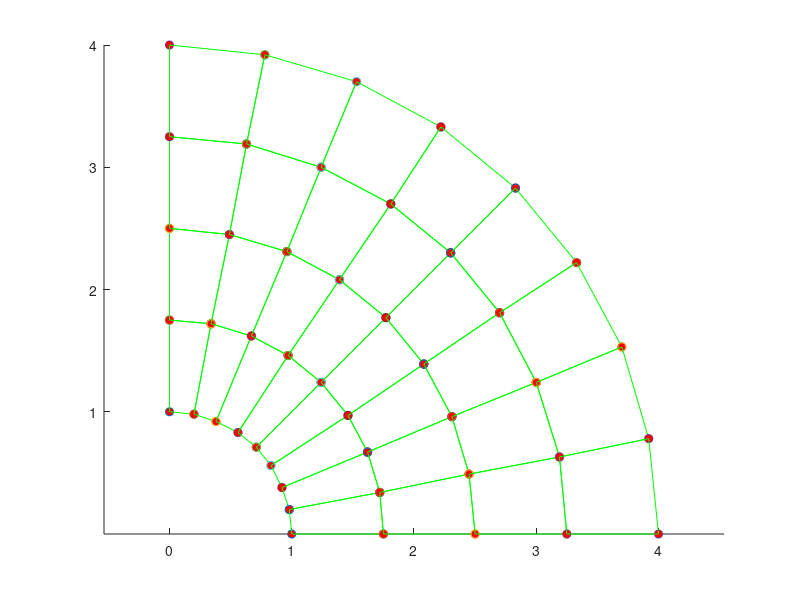
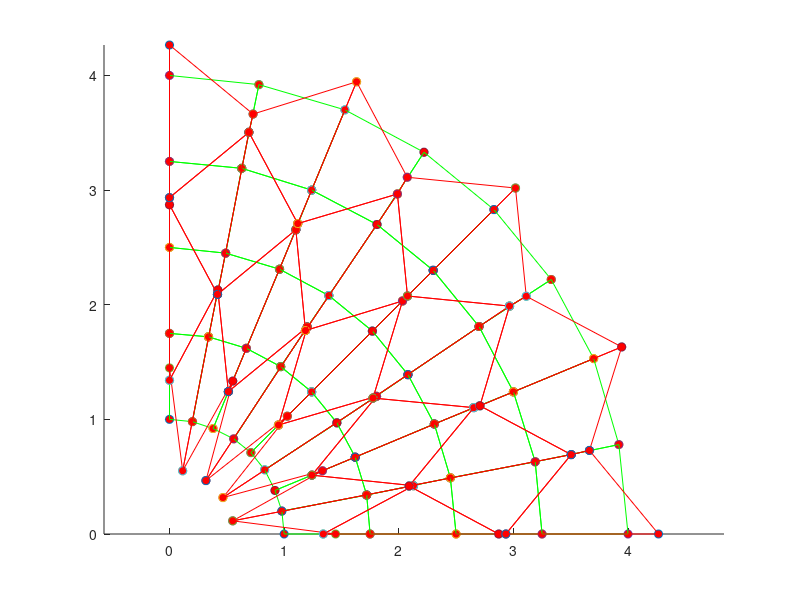
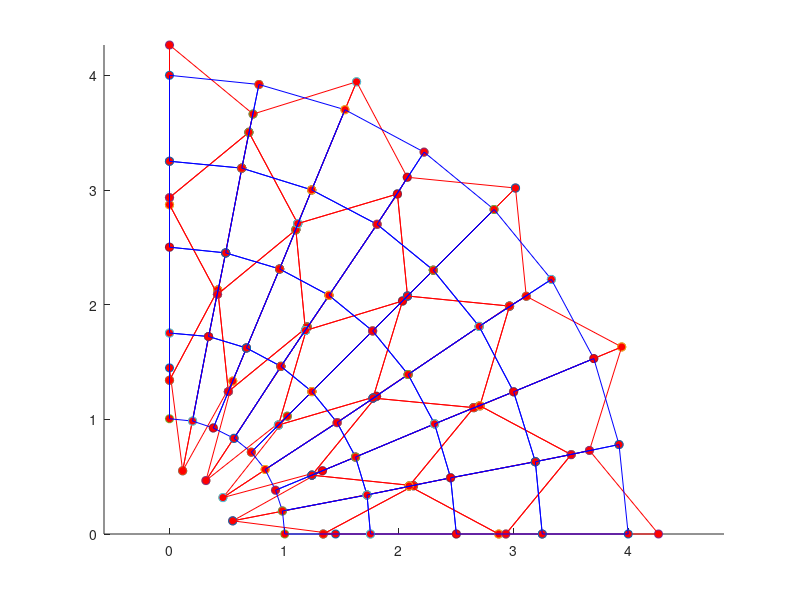

The MATLAB script that drew these images, in order:
function FEM_hourglassing_demo
%
%          Example 2D and 3D Linear elastic FEM code
%          Demonstrates hourglassing in underintegrated 2D quadrilateral
%          elements
%
%        Variables read from input file;
%        nprops              No. material parameters
%        materialprops(i)    List of material parameters
%        ncoord              No. spatial coords (2 for 2D, 3 for 3D)
%        ndof                No. degrees of freedom per node (2 for 2D, 3 for 3D)
%                            (here ndof=ncoord, but the program allows them to be different
%                            to allow extension to plate & beam elements with C^1 continuity)
%        nnode               No. nodes
%        coords(i,j)         ith coord of jth node, for i=1..ncoord; j=1..nnode
%        nelem               No. elements
%        maxnodes            Max no. nodes on any one element (used for array dimensioning)
%        nelnodes(i)         No. nodes on the ith element
%        elident(i)          An integer identifier for the ith element.  Not used
%                            in this code but could be used to switch on reduced integration,
%                            etc.
%        connect(i,j)        List of nodes on the jth element
%        nfix                Total no. prescribed displacements
%        fixnodes(i,j)       List of prescribed displacements at nodes
%                            fixnodes(1,j) Node number
%                            fixnodes(2,j) Displacement component number (1, 2 or 3)
%                            fixnodes(3,j) Value of the displacement
%        ndload              Total no. element faces subjected to tractions
%        dloads(i,j)         List of element tractions
%                            dloads(1,j) Element number
%                            dloads(2,j) face number
%                            dloads(3,j), dloads(4,j), dloads(5,j) Components of traction
%                            (assumed uniform) 
%
%  To run the program you first need to set up an input file, as described in 
%  the lecture notes.  Then change the fopen command below to point to the file.
%  Also change the fopen command in the post-processing step (near the bottom of the
%  program) to point to a suitable output file.  Then execute the file in
%  the usual fashion (e.g. hit the green arrow at the top of the MATLAB
%  editor window)
% 
%
% ==================== Read data from the input file ===========================
%
%
% YOU NEED TO CHANGE THE PATH & FILE NAME TO POINT TO YOUR INPUT FILE
%
infile=fopen('volumetric_locking_demo_linear.txt','r');


[nprops,materialprops,ncoord,ndof,nnode,coords,nelem,maxnodes,connect,nelnodes,elident,nfix,fixnodes,ndload,dloads] = read_input_file(infile);

fclose(infile);

% Plot the initial mesh as a check
close all
figure
plotmesh(coords,ncoord,nnode,connect,nelem,elident,nelnodes,'g');

%
%============================ MAIN FEM ANALYSIS PROCEDURE ========================
%
%   dofs        Nodal displacements.  Let u_i^a be ith displacement component
%               at jth node.  Then dofs contain (u_1^1, u_2^1, u_1^2, u_2^2....) for 2D
%               and (u_1^1, u_2^1, u_3^1, u_1^2, u_2^2, u_3^2....) for 3D
%
%   K           Global stiffness matrix.  Stored as (K_1111 K_1112  K_1121  K_1122...
%                                                    K_1211 K_1212  K_1221  K_1222...
%                                                    K_2111 K_2112  K_2121  K_2122...)
%               for 2D problem and similarly for 3D problem
%   r           Force vector.  Currently only includes contribution from tractions
%               acting on element faces (i.e. body forces are neglected)
%
  dofs = zeros(ndof*nnode,1);  

  K = globalstiffness(ncoord,ndof,nnode,coords,nelem,maxnodes,elident,nelnodes,connect,materialprops,dofs);

  r = globaltraction(ncoord,ndof,nnode,ndload,coords,nelnodes,elident,connect,dloads,dofs);

%
%  Fix constrained nodes.  We should really do this in a way that preserves the symmetry of K
%  but it's not worth it for the small demo problems here.
%
  for n = 1:nfix
     rw = ndof*(fixnodes(1,n)-1) + fixnodes(2,n);
     for cl = 1:ndof*nnode
        K(rw,cl) = 0;
     end
     K(rw,rw) = 1.;
     r(rw) = fixnodes(3,n);
  end
%
% Solve for the displacements
%

  dofs = K\r;

%
%================================= POST-PROCESSING =================================
%
% Create a plot of the deformed mesh
%

  defcoords = zeros(ndof,nnode); 
  scalefactor = 0.010;
  for i = 1:nnode
    for j = 1:ndof
       defcoords(j,i) = coords(j,i) + scalefactor*dofs(ndof*(i-1)+j); 
    end
  end

 figure
 plotmesh(coords,ncoord,nnode,connect,nelem,elident,nelnodes,'g');
 hold on
 plotmesh(defcoords,ncoord,nnode,connect,nelem,elident,nelnodes,'r');  
  
 figure
 
 plotmesh(defcoords,ncoord,nnode,connect,nelem,elident,nelnodes,'r'); 
 a = coords(2,1);
 b = coords(1,nnode);
 p = 1.;
 E = 2*materialprops(1)*(1+materialprops(2));
 nu = materialprops(2);
 for i =1:nnode
   x1=coords(1,i);
   x2=coords(2,i);
   r=sqrt(x1^2+x2^2);
   ur = (1+nu)*a^2*b^2*p/(E*(b^2-a^2))*(1/r+(1-2*materialprops(2))*r/b^2);
   u1 = ur*x1/(sqrt(x1^2+x2^2));
   u2 = ur*x2/(sqrt(x1^2+x2^2));
   scale = 0.01;
   defcoords(1,i) = coords(1,i) + scale*u1;
   defcoords(2,i) = coords(2,i) + scale*u2; 
 end
 
 plotmesh(defcoords,ncoord,nnode,connect,nelem,elident,nelnodes,'b'); 
 
end 

%================= Material Stiffness ==================================
%
%    Computes elasticity tensor C_{ijkl} = shear modulus and Poissons ratio
%    Currently coded either for plane strain, plane stress or general 3D.
%
function C = materialstiffness(ndof,ncoord,strain,materialprops)

   mu = materialprops(1);
   nu = materialprops(2);
   
   C = zeros(ndof,ncoord,ndof,ncoord);
   
   if (ncoord == 2)   

%  planestrain = 0 => plane stress, planestrain = 1 => plane strain
   planestrain = materialprops(3);
 
     for i = 1:2
       for j = 1:2
         for k = 1:2
           for l = 1:2
             if (planestrain==1) 
               if (i==j && k==l)
                   C(i,j,k,l) = C(i,j,k,l)+2*mu*nu/(1-2*nu);
               end
             else
               if (i==j && k==l)
                   C(i,j,k,l) = C(i,j,k,l)+2*mu*nu/(1-nu);
               end
             end
             if (i==l && k==j)
                 C(i,j,k,l) = C(i,j,k,l)+mu;
             end
             if (i==k && j==l)
                 C(i,j,k,l) = C(i,j,k,l)+mu;
             end
           end
         end
       end
     end
     
   elseif (ncoord == 3) 

     for i = 1:3 
       for j = 1:3
         for k = 1:3
           for l = 1:3
             if (i==j && k==l)
                 C(i,j,k,l)=C(i,j,k,l) + 2.*mu*nu/(1.-2.*nu);
             end
             if (i==k && j==l)
                 C(i,j,k,l)=C(i,j,k,l) + mu;
             end
             if (i==l && j==k)
                 C(i,j,k,l)=C(i,j,k,l) + mu;
             end
            end
          end
        end
      end
    end

 end
%================= Material Stress ==================================
%
%   Computes stress sigma_{ij} given strain epsilon_{ij}
%
function stress = materialstress(ndof,ncoord,strain,materialprops)

   C = materialstiffness(ndof,ncoord,strain,materialprops);
   stress = zeros(ndof,ncoord);
   for i = 1 : ndof
     for j = 1 : ncoord
        for k = 1 : ndof
          for l = 1: ncoord
            stress(i,j) = stress(i,j) + C(i,j,k,l)*strain(k,l);
          end
        end
     end
   end
  end
%
%====================== No. integration points =============================
%
%   Defines the number of integration points:be used for
%   each element type
%
function n = numberofintegrationpoints(ncoord,nelnodes,elident)
  
   if (ncoord == 1) 
     n = nelnodes;   
   elseif (ncoord == 2) 
     if (nelnodes == 3)
         n = 1;
     end
     if (nelnodes == 6)
         n = 3;
     end
     if (nelnodes == 4)
         n = 4;
     end
     if (nelnodes == 8)
         n = 9;
     end
   elseif (ncoord == 3) 
     if (nelnodes == 4)
         n = 1 ;
     end
     if (nelnodes == 10)
         n = 4;
     end
     if (nelnodes == 8)
         n = 8;
     end
     if (nelnodes == 20)
         n = 27;
     end
   end
end
%
%====================== No. reduced integration points =============================
%
%   Defines the number of integration points to be used for
%   each element type
%
function n = numberofreducedintegrationpoints(ncoord,nelnodes,elident)
  
   if (ncoord == 1) 
     n = nelnodes;   
   elseif (ncoord == 2) 
     if (nelnodes == 3)
         n = 1;
     end
     if (nelnodes == 6)
         n = 3;
     end
     if (nelnodes == 4)
         n = 1;
     end
     if (nelnodes == 8)
         n = 4;
     end
   elseif (ncoord == 3) 
     if (nelnodes == 4)
         n = 1 ;
     end
     if (nelnodes == 10)
         n = 4;
     end
     if (nelnodes == 8)
         n = 1;
     end
     if (nelnodes == 20)
         n = 8;
     end
   end
end   

%
%====================== INTEGRATION POINTS ==================================
%
%   Defines positions of integration points
%
function xi = integrationpoints(ncoord,nelnodes,npoints,elident)

   xi = zeros(ncoord,npoints);
%
%  1D elements
%
   if (ncoord == 1) 
     if (npoints==1) 
       xi(1,1) = 0.;
     elseif (npoints == 2) 
       xi(1,1) = -0.5773502692;
       xi(1,2) = -xi(1,1);
     elseif (npoints == 3) 
       xi(1,1) = -0.7745966692;
       xi(1,2) = 0.0;
       xi(1,3) = -xi(1,1);
     end
%
%  2D elements
%
   elseif (ncoord == 2) 
%
%    Triangular element
%
     if ( nelnodes == 3 || nelnodes == 6 ) 
       if (npoints == 1) 
         xi(1,1) = 1./3.;
         xi(2,1) = 1./3.;
       elseif (npoints == 3) 
         xi(1,1) = 0.6;
         xi(2,1) = 0.2;
         xi(1,2) = 0.2;
         xi(2,2) = 0.6;
         xi(1,3) = 0.2;
         xi(2,3) = 0.2;
       elseif (npoints == 4) 
         xi(1,1) = 1./3.;
         xi(2,1) = 1./3.;
         xi(1,2) = 0.6;
         xi(2,2) = 0.2;
         xi(1,3) = 0.2;
         xi(2,3) = 0.6;
         xi(1,4) = 0.2;
         xi(2,4) = 0.2;
       end
%
%    Rectangular element
%                  
     elseif ( nelnodes==4 || nelnodes==8 ) 

       if (npoints == 1) 
         xi(1,1) = 0.;
         xi(2,1) = 0.;
       elseif (npoints == 4) 
         xi(1,1) = -0.5773502692;
         xi(2,1) = xi(1,1);
         xi(1,2) = -xi(1,1);
         xi(2,2) = xi(1,1);
         xi(1,3) = xi(1,1);
         xi(2,3) = -xi(1,1);
         xi(1,4) = -xi(1,1);
         xi(2,4) = -xi(1,1);
       elseif (npoints == 9) 
         xi(1,1) = -0.7745966692;
         xi(2,1) = xi(1,1);
         xi(1,2) = 0.0;
         xi(2,2) = xi(1,1);
         xi(1,3) = -xi(1,1);
         xi(2,3) = xi(1,1);
         xi(1,4) = xi(1,1);
         xi(2,4) = 0.0;
         xi(1,5) = 0.0;
         xi(2,5) = 0.0;
         xi(1,6) = -xi(1,1);
         xi(2,6) = 0.0;
         xi(1,7) = xi(1,1);
         xi(2,7) = -xi(1,1);
         xi(1,8) = 0.;
         xi(2,8) = -xi(1,1);
         xi(1,9) = -xi(1,1);
         xi(2,9) = -xi(1,1);
       end
     end
%
%   3D elements
%
   elseif (ncoord == 3) 
%
%  3D elements
%
     if (nelnodes == 4 || nelnodes==10 ) 
       if (npoints == 1) 
         xi(1,1) = 0.25;
         xi(2,1) = 0.25;
         xi(3,1) = 0.25;
       elseif (npoints == 4) 
         xi(1,1) = 0.58541020;
         xi(2,1) = 0.13819660;
         xi(3,1) = xi(2,1);
         xi(1,2) = xi(2,1);
         xi(2,2) = xi(1,1);
         xi(3,2) = xi(2,1);
         xi(1,3) = xi(2,1);
         xi(2,3) = xi(2,1);
         xi(3,3) = xi(1,1);
         xi(1,4) = xi(2,1);
         xi(2,4) = xi(2,1);
         xi(3,4) = xi(2,1);
       end
     elseif ( nelnodes==8 || nelnodes==20 ) 
       if (npoints == 1) 
         xi(1,1) = 0.;
         xi(2,1) = 0.;
         xi(3,1) = 0.;
       elseif (npoints == 8) 
         x1D = [-0.5773502692,0.5773502692];
         for k = 1:2
           for j = 1:2 
             for i = 1:2
               n = 4*(k-1) + 2*(j-1) + i;
               xi(1,n) = x1D(i);
               xi(2,n) = x1D(j);
               xi(3,n) = x1D(k);
             end
           end
         end
       elseif (npoints == 27) 
         x1D = [-0.7745966692,0.,0.7745966692];
         for k = 1:3
           for j = 1:3
             for i = 1:3
               n = 9*(k-1) + 3*(j-1) + i;
               xi(1,n) = x1D(i);
               xi(2,n) = x1D(j);
               xi(3,n) = x1D(k);
             end
           end
         end
       end
     end
   end
end

%
%================= INTEGRATION WEIGHTS ==================================
%
%   Defines integration weights w_i
%
function w = integrationweights(ncoord,nelnodes,npoints,elident)

   w = zeros(npoints,1);

%
%  1D elements
%
   if (ncoord == 1) 
     if (npoints == 1)
       w(1) = 2.;
     elseif (npoints == 2) 
       w = [1.,1.];
     elseif (npoints == 3) 
       w = [0.555555555,0.888888888,0.555555555];
     end
%
%  2D elements
%
   elseif (ncoord == 2) 
%
%    Triangular element
%
     if ( nelnodes == 3 || nelnodes == 6 ) 
       if (npoints == 1) 
         w(1) = 0.5;
       elseif (npoints == 3) 
         w(1) = 1./6.;
         w(2) = 1./6.;
         w(3) = 1./6.;
       elseif (npoints == 4) 
         w = [-27./96.,25./96.,25/96.,25/96.];
       end
%
%    Rectangular element
%                  
     elseif ( nelnodes==4 || nelnodes==8 ) 

       if (npoints == 1) 
         w(1) = 4.;
       elseif (npoints == 4) 
         w = [1.,1.,1.,1.];
       elseif (npoints == 9 ) 
         w1D = [0.555555555,0.888888888,0.55555555555];
         for j = 1:3
           for i = 1:3
             n = 3*(j-1)+i;
             w(n) = w1D(i)*w1D(j);
           end
         end    
       end
     end 

   elseif (ncoord == 3) 
%
%  3D elements
%
     if (nelnodes == 4 || nelnodes==10 ) 
       if (npoints == 1) 
         w(1) = 1./6.;
       elseif (npoints == 4) 
         w = [1./24.,1./24.,1./24.,1./24.];
       end
     elseif ( nelnodes==8 || nelnodes==20 ) 
       if (npoints == 1) 
         w(1) = 8.;
       elseif (npoints == 8) 
         w = [1.,1.,1.,1.,1.,1.,1.,1.];
       elseif (npoints == 27) 
         w1D = [0.555555555,0.888888888,0.55555555555];
         for k = 1:3
           for j = 1:3
             for i = 1:3
               n = 9*(k-1)+3*(j-1)+i;
               w(n) = w1D(i)*w1D(j)*w1D(k);
             end
           end    
         end
       end
     end
   end
end

%
%================= SHAPE FUNCTIONS ==================================
%
%        Calculates shape functions for various element types
%
function N = shapefunctions(nelnodes,ncoord,elident,xi)
 

   N = zeros(nelnodes,1);
%
%  1D elements
%
  if (ncoord == 1) 
    if (nelnodes==2) 
      N(1) = 0.5*(1.+xi(1));
      N(2) = 0.5*(1.-xi(1));
    elseif (nelnodes == 3) 
      N(1) = -0.5*xi(1)*(1.-xi(1));
      N(2) =  0.5*xi(1)*(1.+xi(1));
      N(3) = (1.-xi(1))*(1.+xi(1));
    end
%
%  2D elements
%
   elseif (ncoord == 2) 
%
%    Triangular element
%
     if ( nelnodes == 3 ) 
       N(1) = xi(1);
       N(2) = xi(2);
       N(3) = 1.-xi(1)-xi(2);               
     elseif ( nelnodes == 6 ) 
       xi3 = 1.-xi(1)-xi(2);
       N(1) = (2.*xi(1)-1.)*xi(1);
       N(2) = (2.*xi(2)-1.)*xi(2);
       N(3) = (2.*xi3-1.)*xi3;
       N(4) = 4.*xi(1)*xi(2);
       N(5) = 4.*xi(2)*xi3;
       N(6) = 4.*xi3*xi(1);
%
%    Rectangular element
%                  
     elseif ( nelnodes == 4 ) 
       N(1) = 0.25*(1.-xi(1))*(1.-xi(2));
       N(2) = 0.25*(1.+xi(1))*(1.-xi(2));
       N(3) = 0.25*(1.+xi(1))*(1.+xi(2));
       N(4) = 0.25*(1.-xi(1))*(1.+xi(2));
     elseif (nelnodes == 8) 
       N(1) = -0.25*(1.-xi(1))*(1.-xi(2))*(1.+xi(1)+xi(2));
       N(2) = 0.25*(1.+xi(1))*(1.-xi(2))*(xi(1)-xi(2)-1.);
       N(3) = 0.25*(1.+xi(1))*(1.+xi(2))*(xi(1)+xi(2)-1.);
       N(4) = 0.25*(1.-xi(1))*(1.+xi(2))*(xi(2)-xi(1)-1.);
       N(5) = 0.5*(1.-xi(1)*xi(1))*(1.-xi(2));
       N(6) = 0.5*(1.+xi(1))*(1.-xi(2)*xi(2));
       N(7) = 0.5*(1.-xi(1)*xi(1))*(1.+xi(2));
       N(8) = 0.5*(1.-xi(1))*(1.-xi(2)*xi(2));
     end
%
   elseif (ncoord==3) 

     if (nelnodes == 4) 
       N(1) = xi(1);
       N(2) = xi(2);
       N(3) = xi(3);
       N(4) = 1.-xi(1)-xi(2)-xi(3);
     elseif (nelnodes == 10) 
       xi4 = 1.-xi(1)-xi(2)-xi(3);
       N(1) = (2.*xi(1)-1.)*xi(1);
       N(2) = (2.*xi(2)-1.)*xi(2);
       N(3) = (2.*xi(3)-1.)*xi(3);
       N(4) = (2.*xi4-1.)*xi4;
       N(5) = 4.*xi(1)*xi(2);
       N(6) = 4.*xi(2)*xi(3);
       N(7) = 4.*xi(3)*xi(1);
       N(8) = 4.*xi(1)*xi4;
       N(9) = 4.*xi(2)*xi4;
       N(10) = 4.*xi(3)*xi4;
     elseif (nelnodes == 8) 
       N(1) = (1.-xi(1))*(1.-xi(2))*(1.-xi(3))/8.;
       N(2) = (1.+xi(1))*(1.-xi(2))*(1.-xi(3))/8.;
       N(3) = (1.+xi(1))*(1.+xi(2))*(1.-xi(3))/8.;
       N(4) = (1.-xi(1))*(1.+xi(2))*(1.-xi(3))/8.;
       N(5) = (1.-xi(1))*(1.-xi(2))*(1.+xi(3))/8.;
       N(6) = (1.+xi(1))*(1.-xi(2))*(1.+xi(3))/8.;
       N(7) = (1.+xi(1))*(1.+xi(2))*(1.+xi(3))/8.;
       N(8) = (1.-xi(1))*(1.+xi(2))*(1.+xi(3))/8.;
     elseif (nelnodes == 20) 
       N(1) = (1.-xi(1))*(1.-xi(2))*(1.-xi(3))*(-xi(1)-xi(2)-xi(3)-2.)/8.;
       N(2) = (1.+xi(1))*(1.-xi(2))*(1.-xi(3))*(xi(1)-xi(2)-xi(3)-2.)/8.;
       N(3) = (1.+xi(1))*(1.+xi(2))*(1.-xi(3))*(xi(1)+xi(2)-xi(3)-2.)/8.;
       N(4) = (1.-xi(1))*(1.+xi(2))*(1.-xi(3))*(-xi(1)+xi(2)-xi(3)-2.)/8.;
       N(5) = (1.-xi(1))*(1.-xi(2))*(1.+xi(3))*(-xi(1)-xi(2)+xi(3)-2.)/8.;
       N(6) = (1.+xi(1))*(1.-xi(2))*(1.+xi(3))*(xi(1)-xi(2)+xi(3)-2.)/8.;
       N(7) = (1.+xi(1))*(1.+xi(2))*(1.+xi(3))*(xi(1)+xi(2)+xi(3)-2.)/8.;
       N(8) = (1.-xi(1))*(1.+xi(2))*(1.+xi(3))*(-xi(1)+xi(2)+xi(3)-2.)/8.;
       N(9)  = (1.-xi(1)^2)*(1.-xi(2))*(1.-xi(3))/4.;
       N(10) = (1.+xi(1))*(1.-xi(2)^2)*(1.-xi(3))/4.;
       N(11) = (1.-xi(1)^2)*(1.+xi(2))*(1.-xi(3))/4.;
       N(12) = (1.-xi(1))*(1.-xi(2)^2)*(1.-xi(3))/4.;
       N(13) = (1.-xi(1)^2)*(1.-xi(2))*(1.+xi(3))/4.;
       N(14) = (1.+xi(1))*(1.-xi(2)^2)*(1.+xi(3))/4.;
       N(15) = (1.-xi(1)^2)*(1.+xi(2))*(1.+xi(3))/4.;
       N(16) = (1.-xi(1))*(1.-xi(2)^2)*(1.+xi(3))/4.;
       N(17) = (1.-xi(1))*(1.-xi(2))*(1.-xi(3)^2)/4.;
       N(18) = (1.+xi(1))*(1.-xi(2))*(1.-xi(3)^2)/4.;
       N(19) = (1.+xi(1))*(1.+xi(2))*(1.-xi(3)^2)/4.;
       N(20) = (1.-xi(1))*(1.+xi(2))*(1.-xi(3)^2)/4.;
     end
   end

end

%
%================= SHAPE FUNCTION DERIVATIVES ======================
%
function dNdxi = shapefunctionderivs(nelnodes,ncoord,elident,xi)

  dNdxi = zeros(nelnodes,ncoord);
%
% 1D elements
%
  if (ncoord == 1) 
    if (nelnodes==2) 
      dNdxi(1,1) = 0.5;
      dNdxi(2,1) = -0.5;
    elseif (nelnodes == 3) 
      dNdxi(1,1) = -0.5+xi(1);
      dNdxi(2,1) =  0.5+xi(1);
      dNdxi(3,1) = -2.*xi(1);
    end
%
%  2D elements
%
   elseif (ncoord == 2) 
%
%    Triangular element
%
     if ( nelnodes == 3 ) 
       dNdxi(1,1) = 1.;
       dNdxi(2,2) = 1.;
       dNdxi(3,1) = -1.;
       dNdxi(3,2) = -1.;               
     elseif ( nelnodes == 6 ) 
       xi3 = 1.-xi(1)-xi(2);
       dNdxi(1,1) = 4.*xi(1)-1.;
       dNdxi(2,2) = 4.*xi(2)-1.;
       dNdxi(3,1) = -(4.*xi3-1.);
       dNdxi(3,2) = -(4.*xi3-1.);
       dNdxi(4,1) = 4.*xi(2);
       dNdxi(4,2) = 4.*xi(1);
       dNdxi(5,1) = -4.*xi(2);
       dNdxi(5,2) = -4.*xi(1);
       dNdxi(6,1) = 4.*xi3 - 4.*xi(1);
       dNdxi(6,2) = 4.*xi3 - 4.*xi(2);
%
%    Rectangular element
%                  
     elseif ( nelnodes == 4 ) 
       dNdxi(1,1) = -0.25*(1.-xi(2));
       dNdxi(1,2) = -0.25*(1.-xi(1));
       dNdxi(2,1) = 0.25*(1.-xi(2));
       dNdxi(2,2) = -0.25*(1.+xi(1));
       dNdxi(3,1) = 0.25*(1.+xi(2));
       dNdxi(3,2) = 0.25*(1.+xi(1));
       dNdxi(4,1) = -0.25*(1.+xi(2));
       dNdxi(4,2) = 0.25*(1.-xi(1));
     elseif (nelnodes == 8) 
       dNdxi(1,1) = 0.25*(1.-xi(2))*(2.*xi(1)+xi(2));
       dNdxi(1,2) = 0.25*(1.-xi(1))*(xi(1)+2.*xi(2));
       dNdxi(2,1) = 0.25*(1.-xi(2))*(2.*xi(1)-xi(2));
       dNdxi(2,2) = 0.25*(1.+xi(1))*(2.*xi(2)-xi(1));
       dNdxi(3,1) = 0.25*(1.+xi(2))*(2.*xi(1)+xi(2));
       dNdxi(3,2) = 0.25*(1.+xi(1))*(2.*xi(2)+xi(1));
       dNdxi(4,1) = 0.25*(1.+xi(2))*(2.*xi(1)-xi(2));
       dNdxi(4,2) = 0.25*(1.-xi(1))*(2.*xi(2)-xi(1));
       dNdxi(5,1) = -xi(1)*(1.-xi(2));
       dNdxi(5,2) = -0.5*(1.-xi(1)*xi(1));
       dNdxi(6,1) = 0.5*(1.-xi(2)*xi(2));
       dNdxi(6,2) = -(1.+xi(1))*xi(2);
       dNdxi(7,1) = -xi(1)*(1.+xi(2));
       dNdxi(7,2) = 0.5*(1.-xi(1)*xi(1));
       dNdxi(8,1) = -0.5*(1.-xi(2)*xi(2));
       dNdxi(8,2) = -(1.-xi(1))*xi(2);
      end
%
%    3D elements
%
   elseif (ncoord==3) 

     if (nelnodes == 4) 
       dNdxi(1,1) = 1.;
       dNdxi(2,2) = 1.;
       dNdxi(3,3) = 1.;
       dNdxi(4,1) = -1.;
       dNdxi(4,2) = -1.;
       dNdxi(4,3) = -1.;
     elseif (nelnodes == 10) 
       xi4 = 1.-xi(1)-xi(2)-xi(3);
       dNdxi(1,1) = (4.*xi(1)-1.);
       dNdxi(2,2) = (4.*xi(2)-1.);
       dNdxi(3,3) = (4.*xi(3)-1.);
       dNdxi(4,1) = -(4.*xi4-1.);
       dNdxi(4,2) = -(4.*xi4-1.);
       dNdxi(4,3) = -(4.*xi4-1.);
       dNdxi(5,1) = 4.*xi(2);
       dNdxi(5,2) = 4.*xi(1);
       dNdxi(6,2) = 4.*xi(3);
       dNdxi(6,3) = 4.*xi(2);
       dNdxi(7,1) = 4.*xi(3);
       dNdxi(7,3) = 4.*xi(1); 
       dNdxi(8,1) = 4.*(xi4-xi(1));
       dNdxi(8,2) = -4.*xi(1);
       dNdxi(8,3) = -4.*xi(1);
       dNdxi(9,1) = -4.*xi(2);
       dNdxi(9,2) = 4.*(xi4-xi(2));
       dNdxi(9,3) = -4.*xi(2);
       dNdxi(10,1) = -4.*xi(3)*xi4;
       dNdxi(10,2) = -4.*xi(3);
       dNdxi(10,3) = 4.*(xi4-xi(3));
     elseif (nelnodes == 8) 
       dNdxi(1,1) = -(1.-xi(2))*(1.-xi(3))/8.;
       dNdxi(1,2) = -(1.-xi(1))*(1.-xi(3))/8.;
       dNdxi(1,3) = -(1.-xi(1))*(1.-xi(2))/8.;
       dNdxi(2,1) = (1.-xi(2))*(1.-xi(3))/8.;
       dNdxi(2,2) = -(1.+xi(1))*(1.-xi(3))/8.;
       dNdxi(2,3) = -(1.+xi(1))*(1.-xi(2))/8.;
       dNdxi(3,1) = (1.+xi(2))*(1.-xi(3))/8.;
       dNdxi(3,2) = (1.+xi(1))*(1.-xi(3))/8.;
       dNdxi(3,3) = -(1.+xi(1))*(1.+xi(2))/8.;
       dNdxi(4,1) = -(1.+xi(2))*(1.-xi(3))/8.;
       dNdxi(4,2) = (1.-xi(1))*(1.-xi(3))/8.;
       dNdxi(4,3) = -(1.-xi(1))*(1.+xi(2))/8.;
       dNdxi(5,1) = -(1.-xi(2))*(1.+xi(3))/8.;
       dNdxi(5,2) = -(1.-xi(1))*(1.+xi(3))/8.;
       dNdxi(5,3) = (1.-xi(1))*(1.-xi(2))/8.;
       dNdxi(6,1) = (1.-xi(2))*(1.+xi(3))/8.;
       dNdxi(6,2) = -(1.+xi(1))*(1.+xi(3))/8.;
       dNdxi(6,3) = (1.+xi(1))*(1.-xi(2))/8.;
       dNdxi(7,1) = (1.+xi(2))*(1.+xi(3))/8.;
       dNdxi(7,2) = (1.+xi(1))*(1.+xi(3))/8.;
       dNdxi(7,3) = (1.+xi(1))*(1.+xi(2))/8.;
       dNdxi(8,1) = -(1.+xi(2))*(1.+xi(3))/8.;
       dNdxi(8,2) = (1.-xi(1))*(1.+xi(3))/8.;
       dNdxi(8,3) = (1.-xi(1))*(1.+xi(2))/8.;
     elseif (nelnodes == 20) 
       dNdxi(1,1) = (-(1.-xi(2))*(1.-xi(3))*(-xi(1)-xi(2)-xi(3)-2.)-(1.-xi(1))*(1.-xi(2))*(1.-xi(3)))/8.;
       dNdxi(1,2) = (-(1.-xi(1))*(1.-xi(3))*(-xi(1)-xi(2)-xi(3)-2.)-(1.-xi(1))*(1.-xi(2))*(1.-xi(3)))/8.;
       dNdxi(1,3) = (-(1.-xi(1))*(1.-xi(2))*(-xi(1)-xi(2)-xi(3)-2.)-(1.-xi(1))*(1.-xi(2))*(1.-xi(3)))/8.;

       dNdxi(2,1) = ((1.-xi(2))*(1.-xi(3))*(xi(1)-xi(2)-xi(3)-2.)+(1.+xi(1))*(1.-xi(2))*(1.-xi(3)))/8.;
       dNdxi(2,2) = (-(1.+xi(1))*(1.-xi(3))*(xi(1)-xi(2)-xi(3)-2.)-(1.+xi(1))*(1.-xi(2))*(1.-xi(3)))/8.;
       dNdxi(2,3) = (-(1.+xi(1))*(1.-xi(2))*(xi(1)-xi(2)-xi(3)-2.)-(1.+xi(1))*(1.-xi(2))*(1.-xi(3)))/8.;

       dNdxi(3,1) = ((1.+xi(2))*(1.-xi(3))*(xi(1)+xi(2)-xi(3)-2.)+(1.+xi(1))*(1.+xi(2))*(1.-xi(3)))/8.;
       dNdxi(3,2) = ((1.+xi(1))*(1.-xi(3))*(xi(1)+xi(2)-xi(3)-2.)+(1.+xi(1))*(1.+xi(2))*(1.-xi(3)))/8.;
       dNdxi(3,3) = (-(1.+xi(1))*(1.+xi(2))*(xi(1)+xi(2)-xi(3)-2.)-(1.+xi(1))*(1.+xi(2))*(1.-xi(3)))/8.;

       dNdxi(4,1) = (-(1.+xi(2))*(1.-xi(3))*(-xi(1)+xi(2)-xi(3)-2.)-(1.-xi(1))*(1.+xi(2))*(1.-xi(3)))/8.;
       dNdxi(4,2) = ((1.-xi(1))*(1.-xi(3))*(-xi(1)+xi(2)-xi(3)-2.)+(1.-xi(1))*(1.+xi(2))*(1.-xi(3)))/8.;
       dNdxi(4,3) = (-(1.-xi(1))*(1.+xi(2))*(-xi(1)+xi(2)-xi(3)-2.)-(1.-xi(1))*(1.+xi(2))*(1.-xi(3)))/8.;
       dNdxi(5,1) = (-(1.-xi(2))*(1.+xi(3))*(-xi(1)-xi(2)+xi(3)-2.)-(1.-xi(1))*(1.-xi(2))*(1.+xi(3)))/8.;
       dNdxi(5,2) = (-(1.-xi(1))*(1.+xi(3))*(-xi(1)-xi(2)+xi(3)-2.)-(1.-xi(1))*(1.-xi(2))*(1.+xi(3)))/8.;
       dNdxi(5,3) = ((1.-xi(1))*(1.-xi(2))*(-xi(1)-xi(2)+xi(3)-2.)+(1.-xi(1))*(1.-xi(2))*(1.+xi(3)))/8.;
       dNdxi(6,1) = ((1.-xi(2))*(1.+xi(3))*(xi(1)-xi(2)+xi(3)-2.)+(1.+xi(1))*(1.-xi(2))*(1.+xi(3)))/8.;
       dNdxi(6,2) = (-(1.+xi(1))*(1.+xi(3))*(xi(1)-xi(2)+xi(3)-2.)-(1.+xi(1))*(1.-xi(2))*(1.+xi(3)))/8.;
       dNdxi(6,3) = ((1.+xi(1))*(1.-xi(2))*(xi(1)-xi(2)+xi(3)-2.)+(1.+xi(1))*(1.-xi(2))*(1.+xi(3)))/8.;
       dNdxi(7,1) = ((1.+xi(2))*(1.+xi(3))*(xi(1)+xi(2)+xi(3)-2.)+(1.+xi(1))*(1.+xi(2))*(1.+xi(3)))/8.;
       dNdxi(7,2) = ((1.+xi(1))*(1.+xi(3))*(xi(1)+xi(2)+xi(3)-2.)+(1.+xi(1))*(1.+xi(2))*(1.+xi(3)))/8.;
       dNdxi(7,3) = ((1.+xi(1))*(1.+xi(2))*(xi(1)+xi(2)+xi(3)-2.)+(1.+xi(1))*(1.+xi(2))*(1.+xi(3)))/8.;
       dNdxi(8,1) = (-(1.+xi(2))*(1.+xi(3))*(-xi(1)+xi(2)+xi(3)-2.)-(1.-xi(1))*(1.+xi(2))*(1.+xi(3)))/8.;
       dNdxi(8,2) = ((1.-xi(1))*(1.+xi(3))*(-xi(1)+xi(2)+xi(3)-2.)+(1.-xi(1))*(1.+xi(2))*(1.+xi(3)))/8.;
       dNdxi(8,3) = ((1.-xi(1))*(1.+xi(2))*(-xi(1)+xi(2)+xi(3)-2.)+(1.-xi(1))*(1.+xi(2))*(1.+xi(3)))/8.;
       dNdxi(9,1)  = -2.*xi(1)*(1.-xi(2))*(1.-xi(3))/4.;
       dNdxi(9,2)  = -(1.-xi(1)^2)*(1.-xi(3))/4.;
       dNdxi(9,3)  = -(1.-xi(1)^2)*(1.-xi(2))/4.;
       dNdxi(10,1)  = (1.-xi(2)^2)*(1.-xi(3))/4.;
       dNdxi(10,2)  = -2.*xi(2)*(1.+xi(1))*(1.-xi(3))/4.;
       dNdxi(10,3)  = -(1.-xi(2)^2)*(1.+xi(1))/4.;
       dNdxi(11,1)  = -2.*xi(1)*(1.+xi(2))*(1.-xi(3))/4.;
       dNdxi(11,2)  = (1.-xi(1)^2)*(1.-xi(3))/4.;
       dNdxi(11,3)  = -(1.-xi(1)^2)*(1.+xi(2))/4.;
       dNdxi(12,1)  = -(1.-xi(2)^2)*(1.-xi(3))/4.;
       dNdxi(12,2)  = -2.*xi(2)*(1.-xi(1))*(1.-xi(3))/4.;
       dNdxi(12,3)  = -(1.-xi(2)^2)*(1.-xi(1))/4.;
       dNdxi(13,1)  = -2.*xi(1)*(1.-xi(2))*(1.+xi(3))/4.;
       dNdxi(13,2)  = -(1.-xi(1)^2)*(1.+xi(3))/4.;
       dNdxi(13,3)  = (1.-xi(1)^2)*(1.-xi(2))/4.;
       dNdxi(14,1)  = (1.-xi(2)^2)*(1.+xi(3))/4.;
       dNdxi(14,2)  = -2.*xi(2)*(1.+xi(1))*(1.+xi(3))/4.;
       dNdxi(14,3)  = (1.-xi(2)^2)*(1.+xi(1))/4.;
       dNdxi(15,1)  = -2.*xi(1)*(1.+xi(2))*(1.+xi(3))/4.;
       dNdxi(15,2)  =  (1.-xi(1)^2)*(1.+xi(3))/4.;
       dNdxi(15,3)  = (1.-xi(1)^2)*(1.+xi(2))/4.;
       dNdxi(16,1)  = -(1.-xi(2)^2)*(1.+xi(3))/4.;
       dNdxi(16,2)  = -2.*xi(2)*(1.-xi(1))*(1.+xi(3))/4.;
       dNdxi(16,3)  = (1.-xi(2)^2)*(1.-xi(1))/4.;
       dNdxi(17,1) = -(1.-xi(2))*(1.-xi(3)^2)/4.;
       dNdxi(17,2) = -(1.-xi(1))*(1.-xi(3)^2)/4.;
       dNdxi(17,3) = -xi(3)*(1.-xi(1))*(1.-xi(2))/2.;
       dNdxi(18,1) = (1.-xi(2))*(1.-xi(3)^2)/4.;
       dNdxi(18,2) = -(1.+xi(1))*(1.-xi(3)^2)/4.;
       dNdxi(18,3) = -xi(3)*(1.+xi(1))*(1.-xi(2))/2.;
       dNdxi(19,1) = (1.+xi(2))*(1.-xi(3)^2)/4.;
       dNdxi(19,2) = (1.+xi(1))*(1.-xi(3)^2)/4.;
       dNdxi(19,3) = -xi(3)*(1.+xi(1))*(1.+xi(2))/2.;
       dNdxi(20,1) = -(1.+xi(2))*(1.-xi(3)^2)/4.;
       dNdxi(20,2) = (1.-xi(1))*(1.-xi(3)^2)/4.;
       dNdxi(20,3) = -xi(3)*(1.-xi(1))*(1.+xi(2))/2.;
     end
   end

  end
%
%================= ELEMENT STIFFNESS MATRIX ================================
%
function kel = elstif(ncoord,ndof,nelnodes,elident,coord,materialprops,displacement)
%
%  Assemble the element stiffness
%
%    Arguments;
%
%      ncoord             No. coordinates (2 or 3 for 2D or 3D problem)
%      ndof               No. degrees of freedom per node (often ndof = ncoord)
%      nelnodes           No. nodes on the element
%      elident            Element identifier (not used here - for future enhancements!)
%      coords(i,a)        ith coord of ath node
%      materialprops      Material properties passed on:constitutive procedures
%      displacement(i,a)  ith displacement component at ath node
%
%   Local variables
%      npoints            No. integration points
%      xi(i,inpt)         ith local coord of integration point no. intpt
%      w(intpt)           weight for integration point no. intpt
%      N(a)               Shape function associated with ath node on element
%      dNdxi(a,i)         Derivative of ath shape function wrt ith local coord
%      dNdx(a,i)          Derivative of ath shape function wrt ith global coord
%      dxdxi(i,j)         Derivative of ith global coord wrt jth local coord
%      dxidx(i,j)         Derivative of ith local coord wrt jth global coord
%      det                Determinant of jacobian
%      strain(i,j)        strain_ij components
%      dsde(i,j,k,l)      Derivative of stress_ij with respect:strain_kl
%      kel(row,col)       Rows && cols of element stiffness
%
%
   npoints = numberofreducedintegrationpoints(ncoord,nelnodes,elident);
   dNdx = zeros(nelnodes,ncoord);
   dxdxi = zeros(ncoord,ncoord);
   strain = zeros(ndof,ncoord);
   kel = zeros(ndof*nelnodes,ndof*nelnodes);
%
%  Set up integration points && weights    
%
   xilist = integrationpoints(ncoord,nelnodes,npoints,elident);
   w = integrationweights(ncoord,nelnodes,npoints,elident);
%
%  Loop over the integration points
%
   for intpt = 1:npoints

%     Compute shape functions && derivatives wrt local coords
%
      for i = 1:ncoord
        xi(i) = xilist(i,intpt);
      end      
      N = shapefunctions(nelnodes,ncoord,elident,xi);
      dNdxi = shapefunctionderivs(nelnodes,ncoord,elident,xi);

      
%
%     Compute the jacobian matrix && its determinant
%
      for i = 1:ncoord
        for j = 1:ncoord
          dxdxi(i,j) = 0.;
          for a = 1:nelnodes
            dxdxi(i,j) = dxdxi(i,j) + coord(i,a)*dNdxi(a,j);
          end
        end
      end
      
      dxidx = inv(dxdxi);
      dt = det(dxdxi);
%
%     Convert shape function derivatives:derivatives wrt global coords
%
      for a = 1:nelnodes
        for i = 1:ncoord
          dNdx(a,i) = 0.;
          for j = 1:ncoord
            dNdx(a,i) = dNdx(a,i) + dNdxi(a,j)*dxidx(j,i);
          end
        end
      end
%
%     Compute the (infinitesimal) strain by differentiating displacements
%     This step is not really necessary for linear elasticity calculations
%     where stiffness is independent of strain.  It is included:allow
%     extension:nonlinear materials later.
%
      for i = 1:ncoord
         for j = 1:ncoord
            strain(i,j) = 0.;
            for a = 1:nelnodes
              strain(i,j) = strain(i,j) + 0.5*(displacement(i,a)*dNdx(a,j)+displacement(j,a)*dNdx(a,i));
            end
         end
      end
%
%     Compute the material tangent stiffness (d stress/d strain)
%     ds/de is just C_ijkl for linear elasticity - this notation is used
%     to allow extension to nonlinear problems
%
      dsde = materialstiffness(ndof,ncoord,strain,materialprops);
%
%     Compute the element stiffness
%             
      for a = 1:nelnodes
        for i = 1:ndof
          for b = 1:nelnodes
            for k = 1:ndof
              row = ndof*(a-1)+i;
              col = ndof*(b-1)+k;
              for j = 1:ncoord
                for l = 1:ncoord
                  kel(col,row) = kel(col,row) + dsde(i,j,k,l)*dNdx(b,l)*dNdx(a,j)*w(intpt)*dt;
                end
              end
            end
          end
        end
      end
   end

end


 %====================== No. nodes on element faces ================
%
%   This procedure returns the number of nodes on each element face
%   for various element types.  This info is needed for computing
%   the surface integrals associated with the element traction vector
%
function n = nfacenodes(ncoord,nelnodes,elident,face)
   if (ncoord == 2) 
     if (nelnodes == 3 || nelnodes == 4)
         n = 2;
     elseif (nelnodes == 6 || nelnodes == 8)
         n=3;
     end
   elseif (ncoord == 3) 
     if (nelnodes == 4)
         n = 3;
     elseif (nelnodes == 10)
         n = 6;
     elseif (nelnodes == 8)
         n = 4;
     elseif (nelnodes == 20)
         n = 8;
     end
   end
end
%======================= Lists of nodes on element faces =============
%
%    This procedure returns the list of nodes on an element face
%    The nodes are ordered so that the element face forms either
%    a 1D line element or a 2D surface element for 2D or 3D problems
%
function list = facenodes(ncoord,nelnodes,elident,face)

   i3 = [2,3,1];
   i4 = [2,3,4,1]; 

   list = zeros(nfacenodes(ncoord,nelnodes,face),1);

   if (ncoord == 2) 
     if (nelnodes == 3) 
       list(1) = face;
       list(2) = i3(face);
     elseif (nelnodes == 6) 
       list(1) = face;
       list(2) = i3(face);
       list(3) = face+3;
     elseif (nelnodes==4) 
       list(1) = face;
       list(2) = i4(face);
     elseif (nelnodes==8) 
       list(1) = face;
       list(2) = i4(face);
       list(3) = face+4;
     end
   elseif (ncoord == 3) 
     if (nelnodes==4) 
       if   (face == 1)
           list = [1,2,3];
       elseif (face == 2)
           list = [1,4,2];
       elseif (face == 3)
           list = [2,4,3];
       elseif (face == 4)
           list = [3,4,1];
       end
     elseif (nelnodes == 10) 
       if   (face == 1)
           list = [1,2,3,5,6,7];
       elseif (face == 2)
           list = [1,4,2,8,9,5];
       elseif (face == 3)
           list = [2,4,3,9,10,6];
       elseif (face == 4)
           list = [3,4,1,10,8,7];
       end
     elseif (nelnodes == 8) 
       if   (face == 1)
           list = [1,2,3,4];
       elseif (face == 2)
           list = [5,8,7,6];
       elseif (face == 3)
           list = [1,5,6,2];
       elseif (face == 4)
           list = [2,3,7,6];
       elseif (face == 5)
           list = [3,7,8,4];
       elseif (face == 6)
           list = [4,8,5,1];
       end
     elseif (nelnodes == 20)  
       if   (face == 1)
           list = [1,2,3,4,9,10,11,12];
       elseif (face == 2)
           list = [5,8,7,6,16,15,14,13];
       elseif (face == 3)
           list = [1,5,6,2,17,13,18,9];
       elseif (face == 4)
           list = [2,6,7,3,18,14,19,10];
       elseif (face == 5)
           list = [3,7,8,4,19,15,6,11];
       elseif (face == 6)
           list = [4,8,5,1,20,16,17,12];
       end
     end
   end
end
%
%====================== ELEMENT DISTRIBUTED LOAD VECTOR ==============
%
function r = eldload(ncoord,ndof,nfacenodes,elident,coords,traction)

  npoints = numberofintegrationpoints(ncoord-1,nfacenodes);
  xi = zeros(ncoord-1,1);
  dxdxi = zeros(ncoord,ncoord-1);
  r = zeros(ndof*nfacenodes,1);
   
  xilist = integrationpoints(ncoord-1,nfacenodes,npoints);
  w = integrationweights(ncoord-1,nfacenodes,npoints);

  for intpt = 1:npoints

    for i = 1:ncoord-1
      xi(i) = xilist(i,intpt);
    end

    N = shapefunctions(nfacenodes,ncoord-1,elident,xi);
    dNdxi = shapefunctionderivs(nfacenodes,ncoord-1,elident,xi);
%
%     Compute the jacobian matrix && its determinant
%
    for i = 1:ncoord
      for j = 1:ncoord-1
        dxdxi(i,j) = 0.;
        for a = 1:nfacenodes
          dxdxi(i,j) = dxdxi(i,j) + coords(i,a)*dNdxi(a,j);
        end
      end
    end
    if (ncoord == 2) 
      dt = sqrt(dxdxi(1,1)^2+dxdxi(2,1)^2);
    elseif (ncoord == 3) 
      dt = sqrt( ((dxdxi(2,1)*dxdxi(3,2))-(dxdxi(2,2)*dxdxi(3,1)))^2 ...
          + ((dxdxi(1,1)*dxdxi(3,2))-(dxdxi(1,2)*dxdxi(3,1)))^2 ...
          + ((dxdxi(1,1)*dxdxi(2,2))-(dxdxi(1,2)*dxdxi(2,1)))^2 );
    end
   for a = 1:nfacenodes
      for i = 1:ndof
        row = ndof*(a-1)+i;
        r(row) = r(row) + N(a)*traction(i)*w(intpt)*dt;
      end
    end
  end
end
%
%====================== Assemble the global stiffness matrix =================
%
function Stif = globalstiffness(ncoord,ndof,nnode,coords,nelem,maxnodes,elident,nelnodes,connect,materialprops,dofs)
%
%   Assemble the global stiffness matrix
%

   Stif = zeros(ndof*nnode,ndof*nnode);
   lmncoord = zeros(ncoord,maxnodes);
   lmndof = zeros(ndof,maxnodes);
%
%   Loop over all the elements
%
   for lmn = 1:nelem
%
%   Extract coords of nodes, DOF for the current element
%
      for a = 1:nelnodes(lmn)
        for i = 1:ncoord
          lmncoord(i,a) = coords(i,connect(a,lmn));
        end
        for i = 1:ndof
          lmndof(i,a) = dofs(ndof*(connect(a,lmn)-1)+i);
        end
      end
    n = nelnodes(lmn);
    ident = elident(lmn);
    kel = elstif(ncoord,ndof,n,ident,lmncoord,materialprops,lmndof);
%
%   Add the current element stiffness:the global stiffness
%
    for a = 1:nelnodes(lmn)
      for i = 1:ndof
        for b = 1:nelnodes(lmn)
          for k = 1:ndof
            rw = ndof*(connect(a,lmn)-1)+i;
            cl = ndof*(connect(b,lmn)-1)+k;
            Stif(rw,cl) = Stif(rw,cl) + kel(ndof*(a-1)+i,ndof*(b-1)+k);
          end
        end
      end
    end
   end
end
%
%===================== Assemble the global traction vector =============
%
function r = globaltraction(ncoord,ndof,nnodes,ndload,coords,nelnodes,elident,connect,dloads,dofs)

   r = zeros(ndof*nnodes,1);
   traction = zeros(ndof,1);

   for load = 1:ndload
%
%     Extract the coords of the nodes on the appropriate element face
%
      lmn = dloads(1,load);
      face = dloads(2,load);
      n = nelnodes(lmn);
      ident = elident(lmn);
      nfnodes = nfacenodes(ncoord,n,ident,face); 
      nodelist = facenodes(ncoord,n,ident,face);     
      lmncoord = zeros(ncoord,nfnodes);
      for a = 1:nfnodes
        for i = 1:ncoord
          lmncoord(i,a) = coords(i,connect(nodelist(a),dloads(1,load)));
        end
        for i = 1:ndof
          lmndof(i,a) = dofs(ndof*(connect(nodelist(a),dloads(1,load))-1)+i);
        end
      end
%
%    Compute the element load vector
%
     for i = 1:ndof
       traction(i) = dloads(i+2,load);
     end

     rel = eldload(ncoord,ndof,nfnodes,ident,lmncoord,traction);
%
%    Assemble the element load vector into global vector
%
     for a = 1:nfnodes
       for i = 1:ndof
         rw = (connect(nodelist(a),dloads(1,load))-1)*ndof+i;
         r(rw) = r(rw) + rel((a-1)*ndof+i);
       end
     end

   end
end       

function print_results(outfile, ...
    nprops,materialprops,ncoord,ndof,nnode,coords, ...
    nelem,maxnodes,connect,nelnodes,elident, ...
    nfix,fixnodes,ndload,dloads,dofs)
%      Print nodal displacements, element strains && stresses:a file

fprintf(outfile,'Nodal Displacements: \n');
   if (ndof == 2) 
     fprintf(outfile,' Node      Coords         u1       u2 \n');
     for i = 1:nnode
      fprintf(outfile,'%3d %8.4f %8.4f %8.4f %8.4f\n', ...
                               i,coords(1,i),coords(2,i),dofs(2*i-1),dofs(2*i));
     end
   elseif (ndof == 3) 
     fprintf(outfile,' Node            Coords            u1       u2       u3 \n');
     for i = 1:nnode
      fprintf(outfile,'%3d %8.4f %8.4f %8.4f %8.4f %8.4f %8.4f \n', ...
                    i,coords(1,i),coords(2,i),coords(3,i),dofs(3*i-2),dofs(3*i-1),dofs(3*i));
     end
   end

   fprintf(outfile,'\n\n Strains and Stresses \n');


   lmncoord = zeros(ncoord,maxnodes);
   displacements = zeros(ndof,maxnodes);

%
%   Loop over all the elements
%
   for lmn = 1:nelem

    fprintf(outfile,' \n Element; %d ',lmn);
    if (ncoord == 2)   
    fprintf(outfile,'  \n int pt    Coords          e_11      e_22     e_12      s_11       s_22      s_12 \n');

    elseif (ncoord == 3) 
    fprintf(outfile,'\n int pt         Coords            e_11      e_22     e_33      e_12       e_13      e_23      s_11      s_22      s_33      s_12      s_13      s_23 \n');
    end
%
%   Extract coords of nodes, DOF for the current element
%
      for a = 1:nelnodes(lmn)
        for i = 1:ncoord
          lmncoord(i,a) = coords(i,connect(a,lmn));
        end
        for i = 1:ndof
          displacements(i,a) = dofs(ndof*(connect(a,lmn)-1)+i);
        end
      end
      n = nelnodes(lmn);
      ident = elident(lmn);
 
      npoints = numberofintegrationpoints(ncoord,n);
      dNdx = zeros(n,ncoord);
      dxdxi = zeros(ncoord,ncoord);
      strain = zeros(ndof,ncoord);
      xi = zeros(ncoord,1);
      x = zeros(ncoord,1);
%
%  Set up integration points 
%
      xilist = integrationpoints(ncoord,n,npoints);
%
%  Loop over the integration points
%
     for intpt = 1:npoints

%     Compute shape functions && derivatives wrt local coords
%
       for i = 1:ncoord
         xi(i) = xilist(i,intpt);
       end
       N = shapefunctions(n,ncoord,ident,xi);      
       dNdxi = shapefunctionderivs(n,ncoord,ident,xi);
%
%     Compute the coords of the integration point
%
      for i = 1:ncoord
        x(i) = 0.;
        for a = 1:n
          x(i) = x(i) + lmncoord(i,a)*N(a);
        end
      end
%
%     Compute the jacobian matrix && its determinant
%
      for i = 1:ncoord
        for j = 1:ncoord
          dxdxi(i,j) = 0.;
          for a = 1:n
            dxdxi(i,j) = dxdxi(i,j) + lmncoord(i,a)*dNdxi(a,j);
          end
        end
      end

      dxidx = inv(dxdxi);
%
%     Convert shape function derivatives:derivatives wrt global coords
%
      for a = 1:n
        for i = 1:ncoord
          dNdx(a,i) = 0.;
          for j = 1:ncoord
            dNdx(a,i) = dNdx(a,i) + dNdxi(a,j)*dxidx(j,i);
          end
        end
      end
%
%     Compute the (infinitesimal) strain by differentiating displacements
%
      for i = 1:ncoord
         for j = 1:ncoord
            strain(i,j) = 0.;
            for a = 1:n
              strain(i,j) = strain(i,j) + 0.5*(displacements(i,a)*dNdx(a,j)+displacements(j,a)*dNdx(a,i));
            end
         end
      end

      stress = materialstress(ndof,ncoord,strain,materialprops);

      if (ncoord == 2) 

      fprintf(outfile,'%5d %7.4f %7.4f %9.4f %9.4f %9.4f %9.4f %9.4f %9.4f \n', ...
        intpt,x(1),x(2),strain(1,1),strain(2,2),strain(1,2),stress(1,1),stress(2,2),stress(1,2));


      elseif (ncoord == 3) 

      fprintf(outfile,'%5d %7.4f %7.4f %7.4f %9.4f %9.4f %9.4f %9.4f %9.4f %9.4f %9.4f %9.4f %9.4f %9.4f %9.4f %9.4f \n',...
              intpt,x(1),x(2),x(3), ...
              strain(1,1),strain(2,2),strain(3,3),strain(1,2),strain(1,3),strain(2,3), ...
              stress(1,1),stress(2,2),stress(3,3),stress(1,2),stress(1,3),stress(2,3));
      end
     end
   end
end

%==============================Function read_input_file =================
 function [nprops,materialprops,ncoord,ndof,nnode,coords,nelem,maxnodes, ...
                connect,nelnodes,elident,nfix,fixnodes,ndload,dloads] = read_input_file(infile) 

 cellarray=textscan(infile,'%s');

%  Total no. material parameters, && list of parameters
%
   nprops = str2num(cellarray{1}{2});
   materialprops = zeros(nprops,1);
   cellno = 2;
   for i = 1:nprops
     cellno = cellno + 2;  
     materialprops(i) = str2num(cellarray{1}{cellno});
   end;
%
%    no. coords (1:3), no. DOF, no. nodes && nodal coordinates
%
   cellno = cellno + 2;
   ncoord = str2num(cellarray{1}{cellno});
   cellno = cellno + 2;
   ndof = str2num(cellarray{1}{cellno});
   cellno = cellno + 2;
   nnode = str2num(cellarray{1}{cellno});
 
   coords = zeros(ncoord,nnode);
   cellno = cellno + 1;
   for i = 1 : nnode
     for j = 1 : ncoord
       cellno = cellno + 1;
       coords(j,i) = str2num(cellarray{1}{cellno});
     end;
   end;
%
%    No. elements && connectivity
%
   cellno = cellno + 2;
   nelem = str2num(cellarray{1}{cellno});
   cellno = cellno + 2;
   maxnodes = str2num(cellarray{1}{cellno});
   connect = zeros(maxnodes,nelem);
   nelnodes = zeros(nelem,1);
   elident = zeros(nelem,1);
   cellno = cellno + 3;
   for i = 1 : nelem
     cellno = cellno + 1;
     elident(i) = str2num(cellarray{1}{cellno});
     cellno = cellno + 1;
     nelnodes(i) = str2num(cellarray{1}{cellno});
     for j = 1 : nelnodes(i)
       cellno = cellno + 1;
       connect(j,i) = str2num(cellarray{1}{cellno});
     end
   end
%
%    No. nodes with prescribed displacements, with the prescribed displacements
% 
   cellno = cellno + 2;
   nfix = str2num(cellarray{1}{cellno});
   cellno = cellno + 3;
   fixnodes = zeros(3,nfix);
   for i = 1 : nfix
      cellno = cellno + 1;
      fixnodes(1,i) = str2num(cellarray{1}{cellno});
      cellno = cellno + 1;
      fixnodes(2,i) = str2num(cellarray{1}{cellno});
      cellno = cellno + 1;
      fixnodes(3,i) = str2num(cellarray{1}{cellno});
   end;
%
%    No. loaded element faces, with the loads
%
    cellno = cellno + 2;
    ndload = str2num(cellarray{1}{cellno});
    cellno = cellno + 3;
    dloads = zeros(2+ndof,ndload);
    for i = 1 : ndload
       cellno = cellno + 1;
       dloads(1,i) = str2num(cellarray{1}{cellno});
       cellno = cellno + 1;
       dloads(2,i) = str2num(cellarray{1}{cellno});
       for j = 1 : ndof
         cellno = cellno + 1;
         dloads(j+2,i) = str2num(cellarray{1}{cellno});
       end;
    end;
    
 end
  function plotmesh(coords,ncoord,nnode,connect,nelem,elident,nelnodes,color)
% Function to plot a mesh.  
    f2D_3 = [1,2,3];
    f2D_4 = [1,2,3,4];
    f2D_6 = [1,4,2,5,3,6];
    f2D_8 = [1,5,2,6,3,7,4,8];
    f3D_4 = [[1,2,3];[1,4,2];[2,4,3];[3,4,1]];
    f3D_10 = [[1,5,2,6,3,7];[1,8,4,9,2,5];[2,9,4,10,3,6];[3,10,4,8,1,7]];
    f3D_8 = [[1,2,3,4];[5,8,7,6];[1,5,6,2];[2,3,7,6];[3,7,8,4];[4,8,5,1]];
    f3D_20 = [[1,9,2,10,3,11,4,12];[5,16,8,15,7,14,6,13];
              [1,17,5,13,6,18,2,9];[2,18,6,14,7,19,3,10];
              [3,19,7,15,8,20,4,11];[4,20,8,16,5,17,1,12]];

   hold on
   if (ncoord==2)  % Plot a 2D mesh
       for lmn = 1:nelem
           for i = 1:nelnodes(lmn)
               x(i,1:2) = coords(1:2,connect(i,lmn));
           end
           scatter(x(:,1),x(:,2),'MarkerFaceColor','r');
           if (nelnodes(lmn)==3) 
               patch('Vertices',x,'Faces',f2D_3,'FaceColor','none','EdgeColor',color);
           elseif (nelnodes(lmn)==4)
               patch('Vertices',x,'Faces',f2D_4,'FaceColor','none','EdgeColor',color);
           elseif (nelnodes(lmn)==6) 
               patch('Vertices',x,'Faces',f2D_6,'FaceColor','none','EdgeColor',color);
           elseif (nelnodes(lmn)==8 || nelnodes(lmn)==9)
               patch('Vertices',x,'Faces',f2D_8,'FaceColor','none','EdgeColor',color);
           end
       end
   elseif (ncoord==3) % Plot a 3D mesh
       for lmn = 1:nelem
           for i = 1:nelnodes(lmn)
               x(i,1:3) = coords(1:3,connect(i,lmn));
           end
           scatter3(x(:,1),x(:,2),x(:,3),'MarkerFaceColor','r');
           if (nelnodes(lmn)==4) 
               patch('Vertices',x,'Faces',f3D_4,'FaceColor','none','EdgeColor',color);
           elseif (nelnodes(lmn)==10)
               patch('Vertices',x,'Faces',f3D_10,'FaceColor','none','EdgeColor',color);
           elseif (nelnodes(lmn)==8) 
               patch('Vertices',x,'Faces',f3D_8,'FaceColor','none','EdgeColor',color);
           elseif (nelnodes(lmn)==20)
               patch('Vertices',x,'Faces',f3D_20,'FaceColor','none','EdgeColor',color);
           end
       end    
   end
   axis equal
   hold off
end
 
